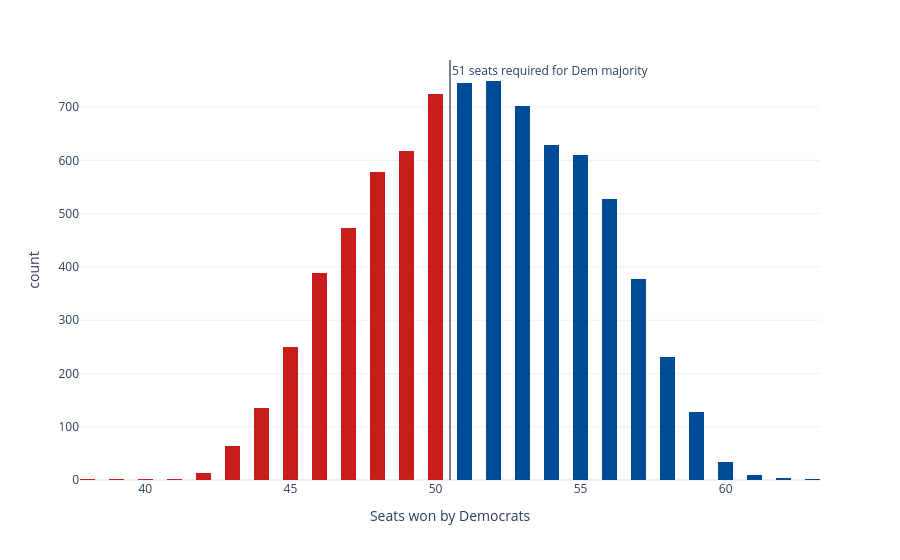

Notebook source saved alongside this figure:
### Code cell
sims_hist = px.histogram(seat_sims, x='seats', nbins=np.unique(seat_sims['seats']).shape[0]*2, color='winner',
                         color_discrete_map={'Democrats': '#004b97', 'Republicans': '#c71e1d'},
                         labels={'seats':'Seats won by Democrats', 'winner': 'Winner'}, template='plotly_white')
sims_hist.update_traces(showlegend=False)
sims_hist.add_vline(x=50.5, line_width=1, line_color='black', annotation_text='51 seats required for Dem majority', 
                    annotation_position='top right')
sims_hist

### Figure 1 — Plotly figure (JSON) as saved in the notebook; plotly's stock layout.template omitted (floating-point values rounded to 4 significant figures; data arrays with more than 128 entries replaced by an {"elided": "..."} marker saying what was removed)
{"data": [{"bingroup": "x", "hovertemplate": "Winner=Democrats<br>Seats won by Democrats=%{x}<br>count=%{y}<extra></extra>", "legendgroup": "Democrats", "marker": {"color": "#004b97", "pattern": {"shape": ""}}, "name": "Democrats", "nbinsx": 52, "orientation": "v", "showlegend": false, "type": "histogram", "x": {"elided": "4749 int values"}, "xaxis": "x", "yaxis": "y"}, {"bingroup": "x", "hovertemplate": "Winner=Republicans<br>Seats won by Democrats=%{x}<br>count=%{y}<extra></extra>", "legendgroup": "Republicans", "marker": {"color": "#c71e1d", "pattern": {"shape": ""}}, "name": "Republicans", "nbinsx": 52, "orientation": "v", "showlegend": false, "type": "histogram", "x": {"elided": "3251 int values"}, "xaxis": "x", "yaxis": "y"}], "layout": {"annotations": [{"showarrow": false, "text": "51 seats required for Dem majority", "x": 50.5, "xanchor": "left", "xref": "x", "y": 1, "yanchor": "top", "yref": "y domain"}], "barmode": "relative", "legend": {"title": {"text": "Winner"}, "tracegroupgap": 0}, "margin": {"t": 60}, "shapes": [{"line": {"color": "black", "width": 1}, "type": "line", "x0": 50.5, "x1": 50.5, "xref": "x", "y0": 0, "y1": 1, "yref": "y domain"}], "xaxis": {"anchor": "y", "domain": [0, 1], "title": {"text": "Seats won by Democrats"}}, "yaxis": {"anchor": "x", "domain": [0, 1], "title": {"text": "count"}}}}
